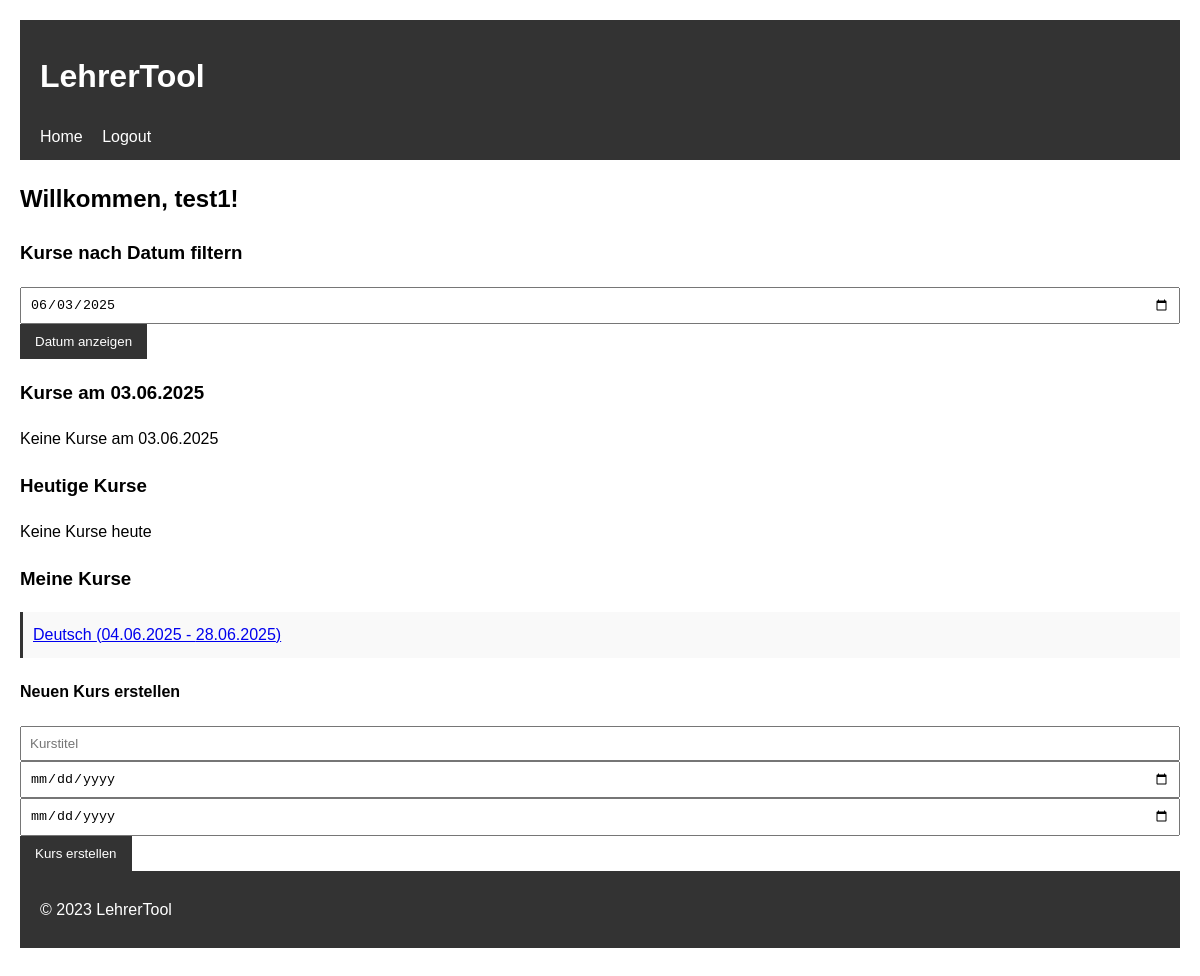
Page / (signed in) on the earlier database version.
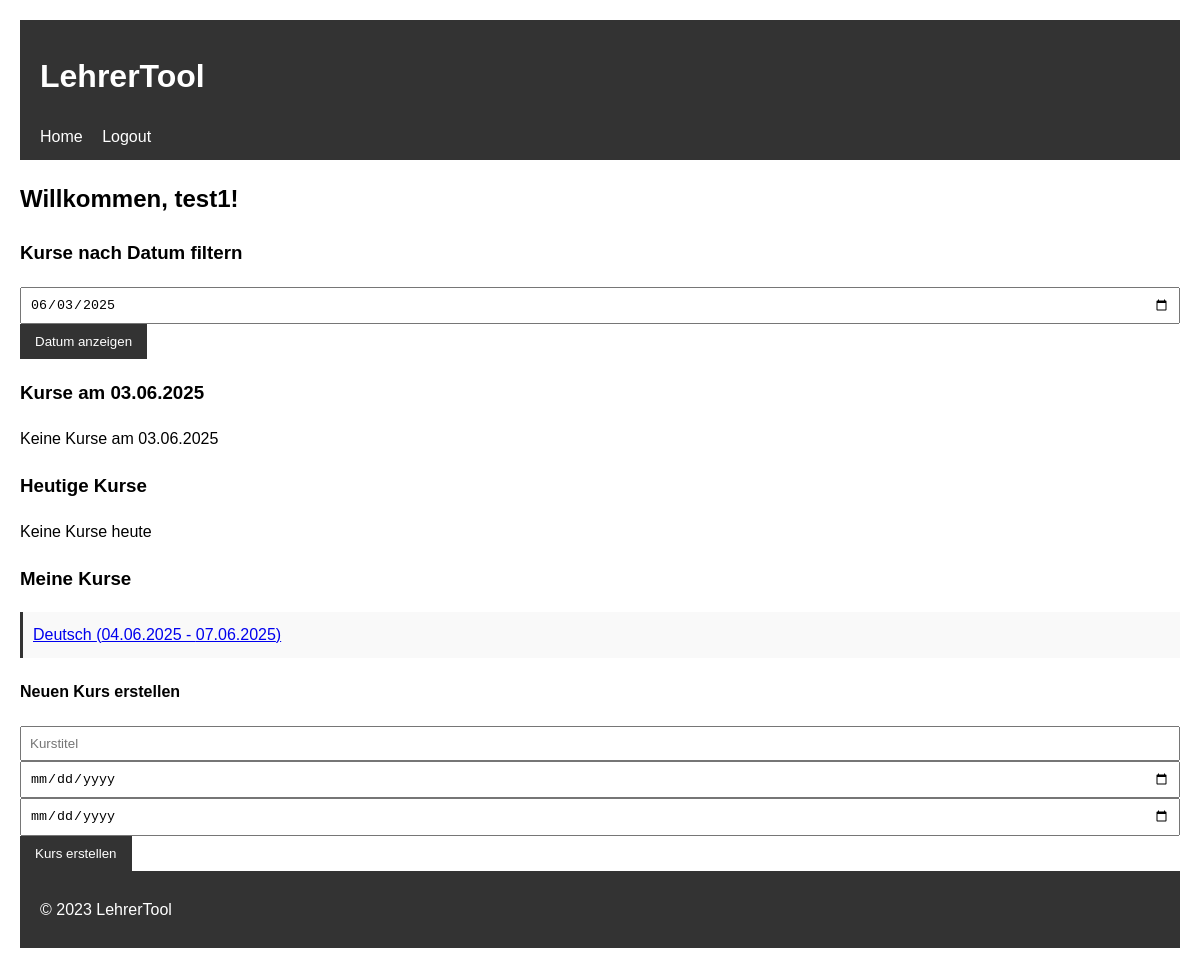
Same page on the later database version.
### app.py (models this page shows)
class Course(db.Model):
    id = db.Column(db.Integer, primary_key=True)
    title = db.Column(db.String(100), nullable=False)
    start_date = db.Column(db.DateTime, nullable=False)
    end_date = db.Column(db.DateTime, nullable=False)
    teacher_id = db.Column(db.Integer, db.ForeignKey('user.id'), nullable=False)
    lessons = db.relationship('Lesson', backref='course', lazy=True)
    participants = db.relationship('Participant', backref='course', lazy=True)

### app.py (the view)
@app.route('/', methods=['GET', 'POST'])
def home():
    if 'user_id' not in session:
        return redirect(url_for('login'))
    user = User.query.get(session['user_id'])
    if not user:
        return redirect(url_for('login'))
    selected_date = datetime.today().date()
    if request.method == 'POST':
        date_str = request.form.get('date')
        if date_str:
            selected_date = datetime.strptime(date_str, '%Y-%m-%d').date()
    elif request.args.get('date'):
        date_str = request.args.get('date')
        selected_date = datetime.strptime(date_str, '%Y-%m-%d').date()
    courses = Course.query.filter_by(teacher_id=user.id).all()
    selected_lessons = Lesson.query.filter(
        Lesson.course_id.in_([c.id for c in courses]),
        Lesson.date == selected_date
    ).all()
    today_lessons = Lesson.query.filter(
        Lesson.course_id.in_([c.id for c in courses]),
        Lesson.date == datetime.today().date()
    ).all()
    return render_template('index.html',
                         user=user,
                         courses=courses,
                         today_lessons=today_lessons,
                         selected_lessons=selected_lessons,
                         selected_date=selected_date.strftime('%Y-%m-%d'))

### app.py (called while the page is built)
@app.template_filter('format_date')
def format_date_filter(date_str):
    try:
        date = datetime.strptime(date_str, '%Y-%m-%d')
        return date.strftime('%d.%m.%Y')
    except:
        return date_str

### templates/index.html (shortened to what this page needs)
{% extends "base.html" %}
{% block content %}
    <h2>Willkommen, {% if user %}{{ user.username }}{% else %}Gast{% endif %}!</h2>
    <section>
        <h3>Kurse nach Datum filtern</h3>
        <form method="POST" action="{{ url_for('home') }}">
            <input type="date" name="date" value="{{ selected_date }}" required>
            <button type="submit">Datum anzeigen</button>
        </form>
    </section>
    <section>
        <h3>Kurse am {{ selected_date|format_date }}</h3>
        {% if selected_lessons %}
            <ul>
                {% for lesson in selected_lessons %}
                    <li>
                        <a href="{{ url_for('lesson_detail', lesson_id=lesson.id) }}">
                            {{ lesson.course.title }} - {{ lesson.date.strftime('%d.%m.%Y') }}
                        </a>
                    </li>
                {% endfor %}
            </ul>
        {% else %}
            <p>Keine Kurse am {{ selected_date|format_date }}</p>
        {% endif %}
    </section>
    <section>
        <h3>Heutige Kurse</h3>
        {% if today_lessons %}
            <ul>
                {% for lesson in today_lessons %}
                    <li>
                        <a href="{{ url_for('lesson_detail', lesson_id=lesson.id) }}">
                            {{ lesson.course.title }} - {{ lesson.date.strftime('%d.%m.%Y') }}
                        </a>
                    </li>
                {% endfor %}
            </ul>
        {% else %}
            <p>Keine Kurse heute</p>
        {% endif %}
    </section>
    <section>
        <h3>Meine Kurse</h3>
        <ul>
            {% for course in courses %}
                <li>
                    <a href="{{ url_for('course_detail', course_id=course.id) }}">
                        {{ course.title }} ({{ course.start_date.strftime('%d.%m.%Y') }} - {{ course.end_date.strftime('%d.%m.%Y') }})
                    </a>
                </li>
            {% endfor %}
        </ul>
        <h4>Neuen Kurs erstellen</h4>
        <form method="POST" action="{{ url_for('create_course') }}">
            <input type="text" name="title" placeholder="Kurstitel" required>
            <input type="date" name="start_date" required>
            <input type="date" name="end_date" required>
            <button type="submit">Kurs erstellen</button>
        </form>
    </section>
{% endblock %}

Differences in the rows shown:
changed Course "Deutsch": end_date "28.06.2025" → "07.06.2025"
